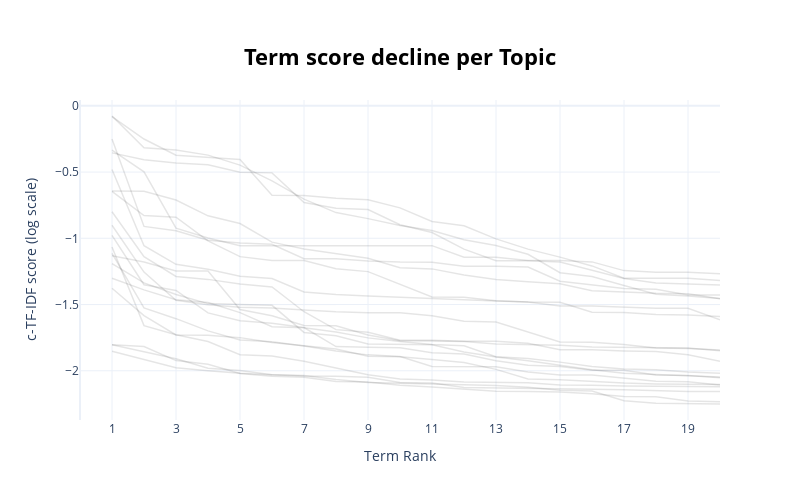

This figure's notebook cell:
### Code cell
## Visualize Term Score Decline(To visualize the c-TF-IDF score decline)
model.visualize_term_rank()

##To enable the log scale on the y-axis for a better view of individual topics
model.visualize_term_rank(log_scale=True)

### Figure 1 — Plotly figure (JSON) as saved in the notebook; plotly's stock layout.template omitted (floating-point values rounded to 4 significant figures)
{"data": [{"hovertext": "<b>Topic -1</b>:br_great_guitar_good_use_mic_works", "line": {"color": "black", "width": 1.5}, "mode": "lines+lines", "name": "", "opacity": 0.1, "type": "scatter", "x": [1, 2, 3, 4, 5, 6, 7, 8, 9, 10, 11, 12, 13, 14, 15, 16, 17, 18, 19, 20], "y": [-1.852, -1.912, -1.977, -2.0, -2.019, -2.03, -2.037, -2.066, -2.088, -2.095, -2.099, -2.107, -2.112, -2.124, -2.148, -2.153, -2.226, -2.245, -2.25, -2.251]}, {"hovertext": "<b>Topic 0</b>:guitar_br_mic_great_stand_use_sound", "line": {"color": "black", "width": 1.5}, "mode": "lines+lines", "name": "", "opacity": 0.1, "type": "scatter", "x": [1, 2, 3, 4, 5, 6, 7, 8, 9, 10, 11, 12, 13, 14, 15, 16, 17, 18, 19, 20], "y": [-1.804, -1.816, -1.923, -1.951, -2.02, -2.042, -2.049, -2.082, -2.085, -2.109, -2.122, -2.137, -2.154, -2.157, -2.161, -2.174, -2.195, -2.196, -2.228, -2.235]}, {"hovertext": "<b>Topic 1</b>:great_good_works_product_price_easy", "line": {"color": "black", "width": 1.5}, "mode": "lines+lines", "name": "", "opacity": 0.1, "type": "scatter", "x": [1, 2, 3, 4, 5, 6, 7, 8, 9, 10, 11, 12, 13, 14, 15, 16, 17, 18, 19, 20], "y": [-1.302, -1.389, -1.464, -1.484, -1.561, -1.667, -1.675, -1.707, -1.752, -1.779, -1.801, -1.811, -1.894, -1.907, -1.935, -1.967, -1.987, -1.992, -2.009, -2.019]}, {"hovertext": "<b>Topic 2</b>:arm_br_blue_just_snowball_works_des", "line": {"color": "black", "width": 1.5}, "mode": "lines+lines", "name": "", "opacity": 0.1, "type": "scatter", "x": [1, 2, 3, 4, 5, 6, 7, 8, 9, 10, 11, 12, 13, 14, 15, 16, 17, 18, 19, 20], "y": [-1.803, -1.857, -1.91, -1.981, -1.997, -2.029, -2.039, -2.041, -2.05, -2.088, -2.093, -2.127, -2.13, -2.131, -2.133, -2.14, -2.144, -2.15, -2.157, -2.157]}, {"hovertext": "<b>Topic 3</b>:cable_strings_winder_cables_string_", "line": {"color": "black", "width": 1.5}, "mode": "lines+lines", "name": "", "opacity": 0.1, "type": "scatter", "x": [1, 2, 3, 4, 5, 6, 7, 8, 9, 10, 11, 12, 13, 14, 15, 16, 17, 18, 19, 20], "y": [-1.377, -1.584, -1.73, -1.732, -1.75, -1.787, -1.811, -1.836, -1.89, -1.894, -1.915, -1.938, -1.99, -2.062, -2.068, -2.081, -2.093, -2.1, -2.102, -2.104]}, {"hovertext": "<b>Topic 4</b>:pedal_pedals_sustain_power_piano_su", "line": {"color": "black", "width": 1.5}, "mode": "lines+lines", "name": "", "opacity": 0.1, "type": "scatter", "x": [1, 2, 3, 4, 5, 6, 7, 8, 9, 10, 11, 12, 13, 14, 15, 16, 17, 18, 19, 20], "y": [-1.114, -1.526, -1.607, -1.699, -1.767, -1.781, -1.813, -1.851, -1.88, -1.892, -1.968, -1.968, -1.97, -2.01, -2.031, -2.032, -2.058, -2.079, -2.083, -2.108]}, {"hovertext": "<b>Topic 5</b>:bowl_singing_singing bowl_sound_bea", "line": {"color": "black", "width": 1.5}, "mode": "lines+lines", "name": "", "opacity": 0.1, "type": "scatter", "x": [1, 2, 3, 4, 5, 6, 7, 8, 9, 10, 11, 12, 13, 14, 15, 16, 17, 18, 19, 20], "y": [-0.9778, -1.351, -1.393, -1.563, -1.623, -1.642, -1.674, -1.818, -1.823, -1.827, -1.864, -1.874, -1.925, -1.959, -1.967, -1.996, -1.996, -2.031, -2.037, -2.053]}, {"hovertext": "<b>Topic 6</b>:love_loves_love love_loved_son_daug", "line": {"color": "black", "width": 1.5}, "mode": "lines+lines", "name": "", "opacity": 0.1, "type": "scatter", "x": [1, 2, 3, 4, 5, 6, 7, 8, 9, 10, 11, 12, 13, 14, 15, 16, 17, 18, 19, 20], "y": [-0.6464, -0.8286, -0.8402, -1.02, -1.138, -1.168, -1.168, -1.229, -1.252, -1.348, -1.443, -1.446, -1.471, -1.481, -1.483, -1.558, -1.56, -1.575, -1.579, -1.589]}, {"hovertext": "<b>Topic 7</b>:picks_variety_pick_pack_good_great_", "line": {"color": "black", "width": 1.5}, "mode": "lines+lines", "name": "", "opacity": 0.1, "type": "scatter", "x": [1, 2, 3, 4, 5, 6, 7, 8, 9, 10, 11, 12, 13, 14, 15, 16, 17, 18, 19, 20], "y": [-0.9017, -1.255, -1.468, -1.501, -1.521, -1.527, -1.541, -1.555, -1.562, -1.563, -1.585, -1.626, -1.632, -1.707, -1.783, -1.785, -1.803, -1.829, -1.832, -1.844]}, {"hovertext": "<b>Topic 8</b>:bench_shoulder_comfortable_seat_res", "line": {"color": "black", "width": 1.5}, "mode": "lines+lines", "name": "", "opacity": 0.1, "type": "scatter", "x": [1, 2, 3, 4, 5, 6, 7, 8, 9, 10, 11, 12, 13, 14, 15, 16, 17, 18, 19, 20], "y": [-1.191, -1.337, -1.424, -1.493, -1.5, -1.506, -1.711, -1.736, -1.798, -1.799, -1.803, -1.858, -1.896, -1.924, -1.958, -1.993, -2.018, -2.028, -2.035, -2.047]}, {"hovertext": "<b>Topic 9</b>:does_job_does job_described_job doe", "line": {"color": "black", "width": 1.5}, "mode": "lines+lines", "name": "", "opacity": 0.1, "type": "scatter", "x": [1, 2, 3, 4, 5, 6, 7, 8, 9, 10, 11, 12, 13, 14, 15, 16, 17, 18, 19, 20], "y": [-0.6434, -0.6448, -0.7109, -0.8302, -0.8884, -1.029, -1.08, -1.115, -1.15, -1.222, -1.231, -1.277, -1.31, -1.327, -1.343, -1.395, -1.407, -1.415, -1.419, -1.457]}, {"hovertext": "<b>Topic 10</b>:gift_loved_great gift_gift gift_lo", "line": {"color": "black", "width": 1.5}, "mode": "lines+lines", "name": "", "opacity": 0.1, "type": "scatter", "x": [1, 2, 3, 4, 5, 6, 7, 8, 9, 10, 11, 12, 13, 14, 15, 16, 17, 18, 19, 20], "y": [-0.4802, -1.056, -1.196, -1.234, -1.286, -1.303, -1.405, -1.424, -1.436, -1.446, -1.452, -1.467, -1.473, -1.48, -1.511, -1.511, -1.52, -1.527, -1.528, -1.616]}, {"hovertext": "<b>Topic 11</b>:advertised_advertised works_advert", "line": {"color": "black", "width": 1.5}, "mode": "lines+lines", "name": "", "opacity": 0.1, "type": "scatter", "x": [1, 2, 3, 4, 5, 6, 7, 8, 9, 10, 11, 12, 13, 14, 15, 16, 17, 18, 19, 20], "y": [-0.07666, -0.3173, -0.3334, -0.3719, -0.4477, -0.5662, -0.7044, -0.806, -0.8515, -0.9032, -0.9404, -1.011, -1.055, -1.121, -1.26, -1.288, -1.357, -1.422, -1.436, -1.454]}, {"hovertext": "<b>Topic 12</b>:amazon_br_product_cancer_br br_war", "line": {"color": "black", "width": 1.5}, "mode": "lines+lines", "name": "", "opacity": 0.1, "type": "scatter", "x": [1, 2, 3, 4, 5, 6, 7, 8, 9, 10, 11, 12, 13, 14, 15, 16, 17, 18, 19, 20], "y": [-1.066, -1.659, -1.729, -1.779, -1.879, -1.888, -1.928, -1.98, -2.03, -2.063, -2.07, -2.085, -2.088, -2.09, -2.108, -2.109, -2.115, -2.12, -2.12, -2.12]}, {"hovertext": "<b>Topic 13</b>:expected_expected expected_expecte", "line": {"color": "black", "width": 1.5}, "mode": "lines+lines", "name": "", "opacity": 0.1, "type": "scatter", "x": [1, 2, 3, 4, 5, 6, 7, 8, 9, 10, 11, 12, 13, 14, 15, 16, 17, 18, 19, 20], "y": [-0.08057, -0.2504, -0.3725, -0.3885, -0.4044, -0.6745, -0.6768, -0.6967, -0.7098, -0.77, -0.8726, -0.9057, -1.004, -1.082, -1.142, -1.208, -1.301, -1.301, -1.301, -1.318]}, {"hovertext": "<b>Topic 14</b>:play_ernie_ernie ball_ball_great_p", "line": {"color": "black", "width": 1.5}, "mode": "lines+lines", "name": "", "opacity": 0.1, "type": "scatter", "x": [1, 2, 3, 4, 5, 6, 7, 8, 9, 10, 11, 12, 13, 14, 15, 16, 17, 18, 19, 20], "y": [-1.131, -1.179, -1.246, -1.247, -1.538, -1.585, -1.658, -1.66, -1.729, -1.773, -1.775, -1.78, -1.797, -1.805, -1.807, -1.82, -1.822, -1.826, -1.828, -1.85]}, {"hovertext": "<b>Topic 15</b>:just needed_needed just_just neede", "line": {"color": "black", "width": 1.5}, "mode": "lines+lines", "name": "", "opacity": 0.1, "type": "scatter", "x": [1, 2, 3, 4, 5, 6, 7, 8, 9, 10, 11, 12, 13, 14, 15, 16, 17, 18, 19, 20], "y": [-0.3551, -0.4071, -0.431, -0.4441, -0.5006, -0.506, -0.7296, -0.7736, -0.7822, -0.8979, -0.9559, -1.082, -1.169, -1.169, -1.179, -1.239, -1.303, -1.338, -1.342, -1.352]}, {"hovertext": "<b>Topic 16</b>:pay_pay pay_pay pay pay_lip_undern", "line": {"color": "black", "width": 1.5}, "mode": "lines+lines", "name": "", "opacity": 0.1, "type": "scatter", "x": [1, 2, 3, 4, 5, 6, 7, 8, 9, 10, 11, 12, 13, 14, 15, 16, 17, 18, 19, 20], "y": [-0.3345, -0.4979, -0.9239, -0.9979, -1.056, -1.056, -1.056, -1.056, -1.056, -1.056, -1.056, -1.143, -1.143, -1.167, -1.168, -1.178, -1.244, -1.256, -1.256, -1.268]}, {"hovertext": "<b>Topic 17</b>:bulbs_light_bulb_led_light bulbs_l", "line": {"color": "black", "width": 1.5}, "mode": "lines+lines", "name": "", "opacity": 0.1, "type": "scatter", "x": [1, 2, 3, 4, 5, 6, 7, 8, 9, 10, 11, 12, 13, 14, 15, 16, 17, 18, 19, 20], "y": [-0.7999, -1.139, -1.288, -1.31, -1.345, -1.367, -1.554, -1.69, -1.709, -1.769, -1.77, -1.776, -1.776, -1.792, -1.841, -1.841, -1.85, -1.855, -1.879, -1.929]}, {"hovertext": "<b>Topic 18</b>:craftsmanship_craftsmanship great_", "line": {"color": "black", "width": 1.5}, "mode": "lines+lines", "name": "", "opacity": 0.1, "type": "scatter", "x": [1, 2, 3, 4, 5, 6, 7, 8, 9, 10, 11, 12, 13, 14, 15, 16, 17, 18, 19, 20], "y": [-0.2497, -0.9104, -0.9423, -1.015, -1.035, -1.045, -1.154, -1.154, -1.17, -1.18, -1.182, -1.211, -1.211, -1.217, -1.324, -1.349, -1.379, -1.385, -1.429, -1.429]}], "layout": {"height": 500, "hoverlabel": {"bgcolor": "white", "font": {"family": "Rockwell", "size": 16}}, "showlegend": false, "title": {"font": {"color": "Black", "size": 22}, "text": "<b>Term score decline per Topic</b>", "x": 0.5, "xanchor": "center", "y": 0.9, "yanchor": "top"}, "width": 800, "xaxis": {"dtick": 2, "range": [0, 20], "tick0": 1, "title": {"text": "Term Rank"}}, "yaxis": {"title": {"text": "c-TF-IDF score (log scale)"}}}}
